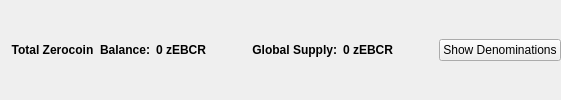
                       <widget class="QFrame" name="balanceSupplyFrame">
                        <layout class="QHBoxLayout" name="horizontalLayout_2" stretch="0,0,0,1,0">
                         <property name="rightMargin">
                          <number>0</number>
                         </property>
                         <item>
                          <layout class="QHBoxLayout" name="horizontalLayout_34">
                           <item>
                            <widget class="QLabel" name="labelzAvailableText_3">
                             <property name="font">
                              <font>
                               <weight>75</weight>
                               <bold>true</bold>
                              </font>
                             </property>
                             <property name="toolTip">
                              <string>Total Balance including unconfirmed and immature zEBCR</string>
                             </property>
                             <property name="text">
                              <string>Total Zerocoin  Balance:</string>
                             </property>
                             <property name="alignment">
                              <set>Qt::AlignRight|Qt::AlignTrailing|Qt::AlignVCenter</set>
                             </property>
                            </widget>
                           </item>
                           <item>
                            <widget class="QLabel" name="labelzAvailableAmount_4">
                             <property name="minimumSize">
                              <size>
                               <width>40</width>
                               <height>0</height>
                              </size>
                             </property>
                             <property name="font">
                              <font>
                               <weight>75</weight>
                               <bold>true</bold>
                              </font>
                             </property>
                             <property name="toolTip">
                              <string>Total Balance including unconfirmed and immature zEBCR</string>
                             </property>
                             <property name="text">
                              <string>0 zEBCR</string>
                             </property>
                             <property name="alignment">
                              <set>Qt::AlignLeading|Qt::AlignLeft|Qt::AlignVCenter</set>
                             </property>
                            </widget>
                           </item>
                          </layout>
                         </item>
                         <item>
                          <spacer name="horizontalSpacer_32">
                           <property name="orientation">
                            <enum>Qt::Horizontal</enum>
                           </property>
                           <property name="sizeHint" stdset="0">
                            <size>
                             <width>40</width>
                             <height>20</height>
                            </size>
                           </property>
                          </spacer>
                         </item>
                         <item>
                          <layout class="QHBoxLayout" name="horizontalLayout_35">
                           <item>
                            <widget class="QLabel" name="labelZsupplyText_2">
                             <property name="font">
                              <font>
                               <weight>75</weight>
                               <bold>true</bold>
                              </font>
                             </property>
                             <property name="text">
                              <string>Global Supply:</string>
                             </property>
                             <property name="alignment">
                              <set>Qt::AlignRight|Qt::AlignTrailing|Qt::AlignVCenter</set>
                             </property>
                            </widget>
                           </item>
                           <item>
                            <widget class="QLabel" name="labelZsupplyAmount_2">
                             <property name="font">
                              <font>
                               <weight>75</weight>
                               <bold>true</bold>
                              </font>
                             </property>
                             <property name="text">
                              <string>0 zEBCR</string>
                             </property>
                            </widget>
                           </item>
                          </layout>
                         </item>
                         <item>
                          <spacer name="horizontalSpacer_31">
                           <property name="orientation">
                            <enum>Qt::Horizontal</enum>
                           </property>
                           <property name="sizeHint" stdset="0">
                            <size>
                             <width>40</width>
                             <height>20</height>
                            </size>
                           </property>
                          </spacer>
                         </item>
                         <item>
                          <widget class="QPushButton" name="pushButtonShowDenoms">
                           <property name="toolTip">
                            <string>Show zEBCR denominations list</string>
                           </property>
                           <property name="text">
                            <string>Show Denominations</string>
                           </property>
                          </widget>
                         </item>
                        </layout>
                       </widget>
